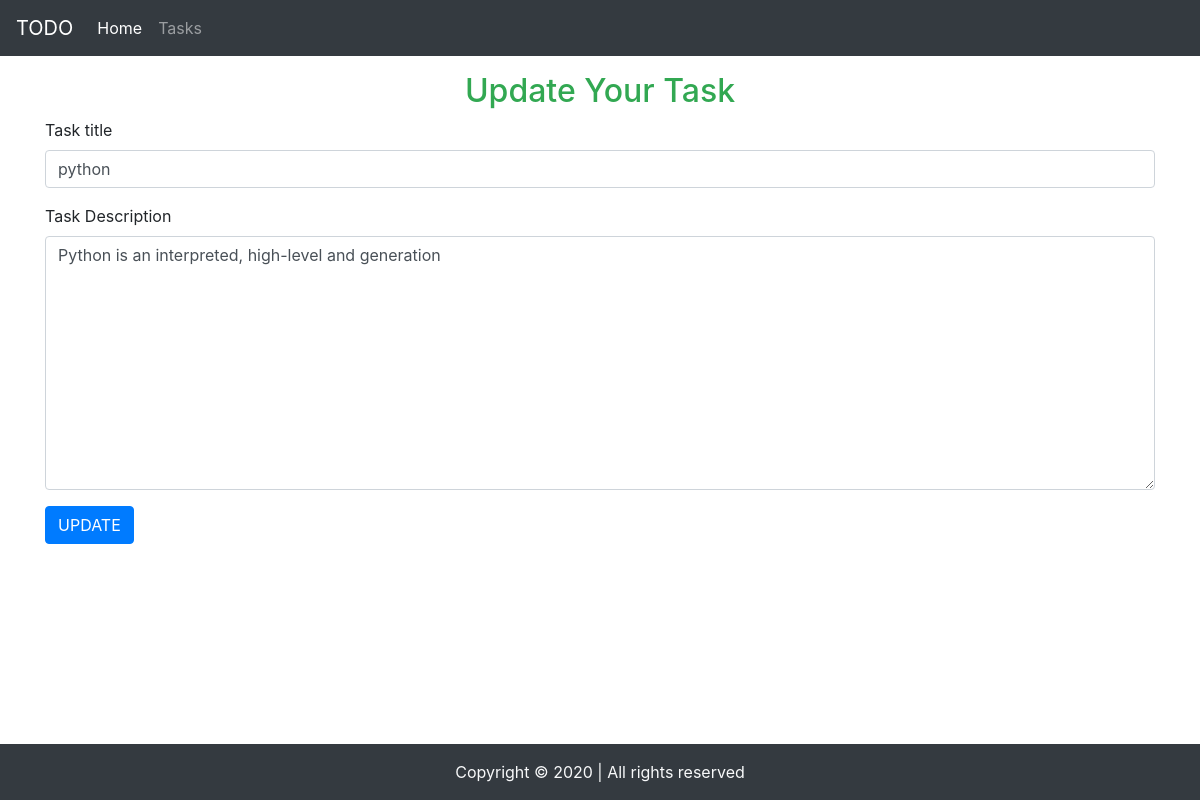
/update/15, run on the app's committed database.
### home/models.py (models this page shows, shortened)
class Task(models.Model):
    taskTitle = models.CharField(max_length=30)
    taskDesc = models.TextField()
    time = models.DateTimeField(auto_now_add=True)

### home/views.py (the view)
# urls.py: path('update/<int:id>',views.update,name='update')
def update(request, id):
    if(request.method=="POST"):
        task=Task.objects.get(id=id)
        task.taskTitle=request.POST['title']
        task.taskDesc=request.POST['desc']
        task.save()
        return HttpResponseRedirect('/tasks')
    else:
     task=Task.objects.get(id=id)
     return render(request,'update.html',{'tasks':task})

### template/update.html (shortened to what this page needs)
<!doctype html>
<html lang="en">
  <head>
    <link rel="stylesheet" href="https://stackpath.bootstrapcdn.com/bootstrap/4.5.2/css/bootstrap.min.css">
  </head>
  <body>
    <nav class="navbar navbar-expand-lg navbar-dark bg-dark">
        <a class="navbar-brand" href="#">TODO</a>
        <div class="collapse navbar-collapse" id="navbarSupportedContent">
          <ul class="navbar-nav mr-auto">
            <li class="nav-item active">
              <a class="nav-link" href="#">Home <span class="sr-only">(current)</span></a>
            </li>
            <li class="nav-item">
              <a class="nav-link" href="/tasks">Tasks</a>
            </li>
          </ul>
        </div>
      </nav>
      <div class="container my-3">
            <h2 class="text-center" style="color:#32a852">Update Your Task</h2>
          <form action="" method="POST">
            <div class="form-group">
              <label for="title">Task title</label>
              <input type="text" class="form-control" id="title" name="title" aria-describedby="emailHelp" value={{tasks.taskTitle}}>
            </div>
            <div class="form-group">
              <label for="desc">Task Description</label>
              <textarea class="form-control" name="desc" id="desc" cols="30" rows="10">{{tasks.taskDesc}}</textarea>
            </div>
            <button type="submit" class="btn btn-primary">UPDATE</button>
          </form>
      </div>
    <footer>
    <p class="text-center bg-dark text-light fixed-bottom my-0 py-3">
    Copyright &copy; 2020 | All rights reserved
    </footer>
  </body>
</html>

### data on the page
Task: title "python", desc "Python is an interpreted, high-level and generation"
